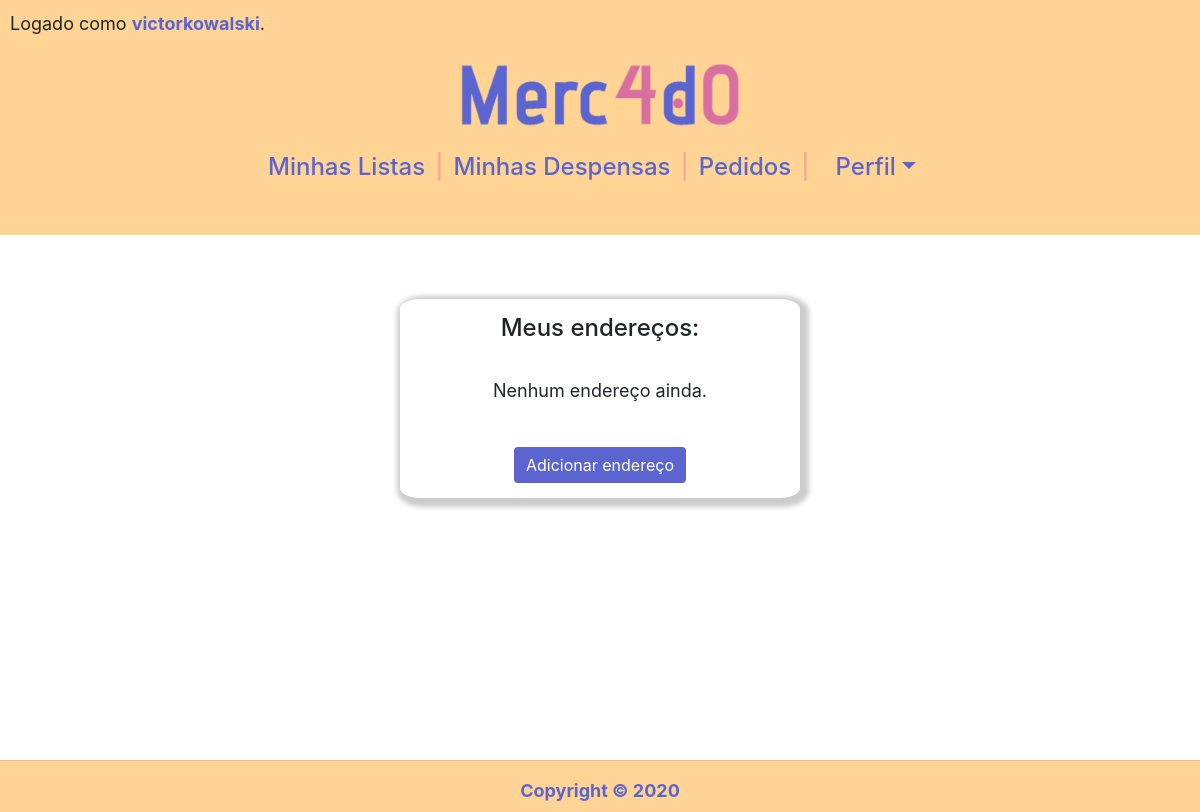
/enderecos (signed in), run on an earlier commit of the app's database.
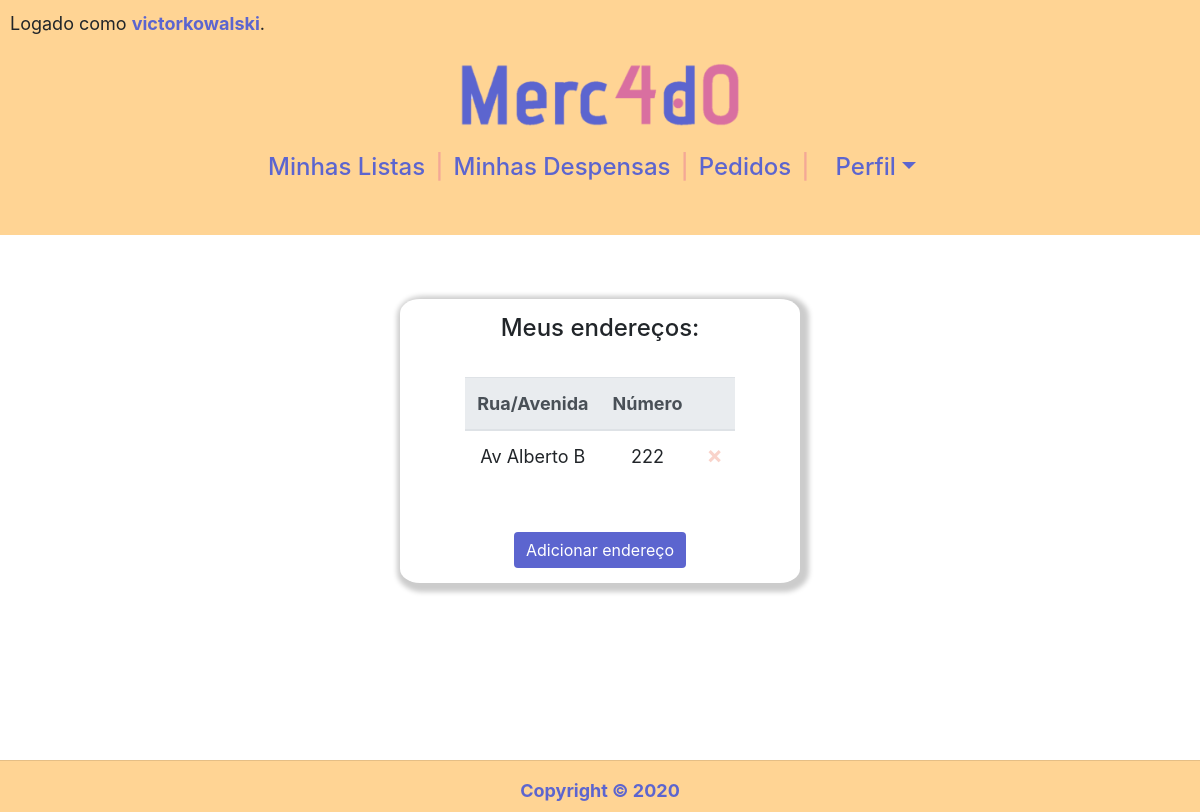
And on a later commit of the database.
### compras/models.py (models this page shows, shortened)
class Endereco(models.Model):
    cep = models.CharField(max_length=8)
    rua = models.CharField(max_length=100)
    numero = models.CharField(max_length=10)
    bairro = models.CharField(max_length=100)
    estado = models.CharField(
        max_length=2,
        choices= estados,
    )
    cidade = models.CharField(max_length=100)
    complemento = models.CharField(max_length=100, blank=True)
    usuario = models.ForeignKey(Usuario, on_delete=models.CASCADE,
                                related_name="enderecos")

### compras/views.py (the view, shortened to what this page needs)
# urls.py: path("enderecos", views.enderecos, name="enderecos"),
@login_required(login_url='login')
def enderecos(request):
    if request.method == "GET":
        return render(request, "compras/enderecos.html", {
            "enderecos": Endereco.objects.filter(usuario=request.user
            ).order_by("rua")
        })

### compras/templates/compras/enderecos.html (shortened to what this page needs)
{% extends "compras/layout.html" %}
{% block body %}
<div class='center_box'>
    <div class="box_padrao">
        <h4>Meus endereços:</h4>
        <br>
        {% if enderecos %}
        <table class="table">
            <thead class="thead-light">
                <tr>
                    <th scope="col">Rua/Avenida</th>
                    <th scope="col">Número</th>
                    <th scope="col"></th>
                </tr>
            </thead>
            <tbody>
                {% for endereco in enderecos %}
                <tr>
                    <td>{{ endereco.rua }}</td>
                    <td>{{ endereco.numero }}</td>
                    <td>
                        <form action="{% url 'enderecos' %}" method="post">
                            <button type="submit" class="close" aria-label="Close">
                                <span aria-hidden="true">&times;</span>
                            </button>
                        </form>
                    </td>
                </tr>
                {% endfor %}
            </tbody>
        </table>
        <br>
        {% else %}
        <p>Nenhum endereço ainda.</p>
        {% endif %}
        <br>
        <a href="{% url 'endereco' %}">
            <button type="button" class="btn btn-primary">Adicionar endereço</button>
        </a>
    </div>
</div>
{% endblock %}

What changed in the data, as far as the page shows it:
added Endereco: rua "Av Alberto B", numero "222"
Also different on the page:
text no longer shown: "Nenhum endereço ainda."
text now shown: "Rua/Avenida Número"
